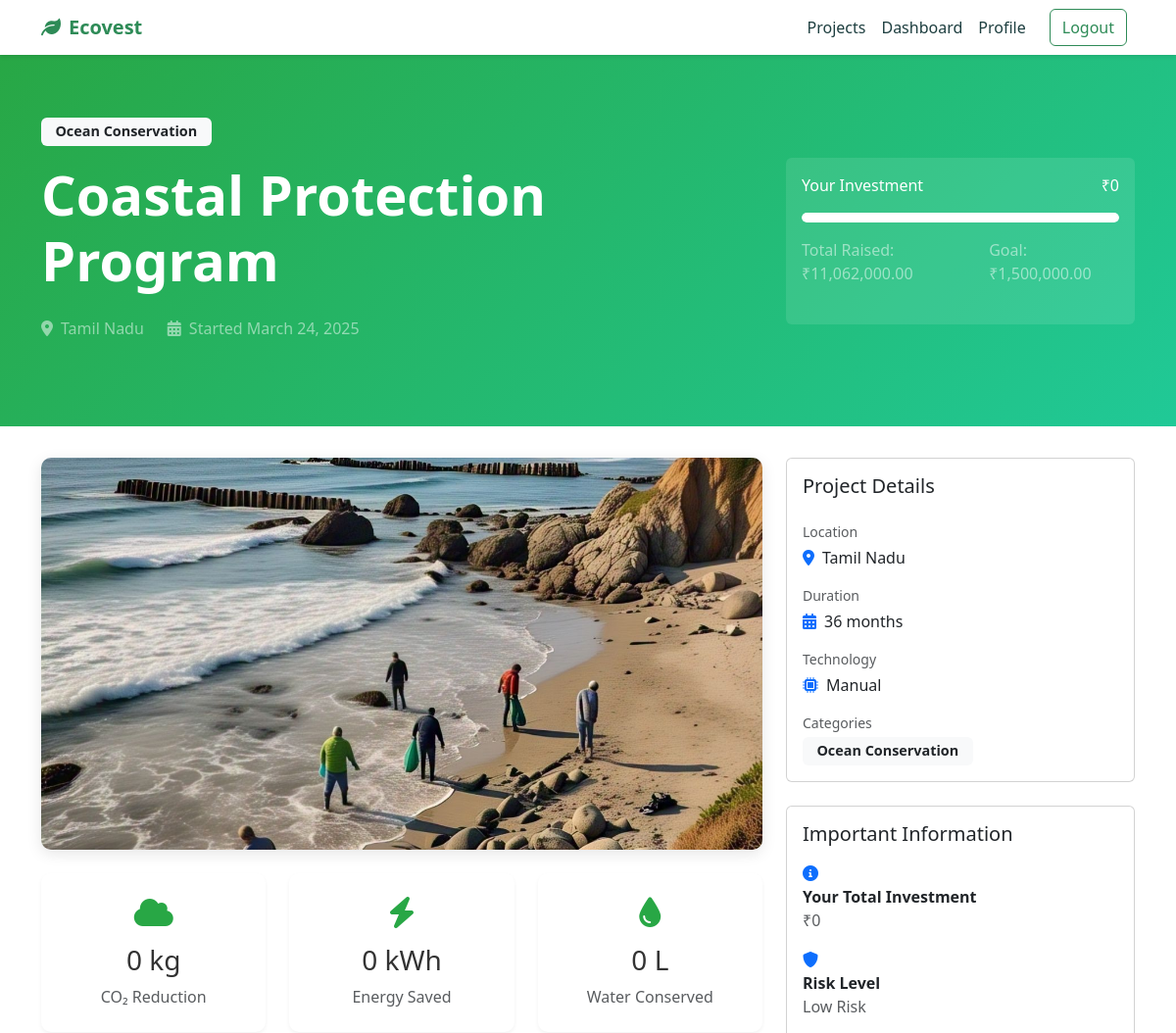
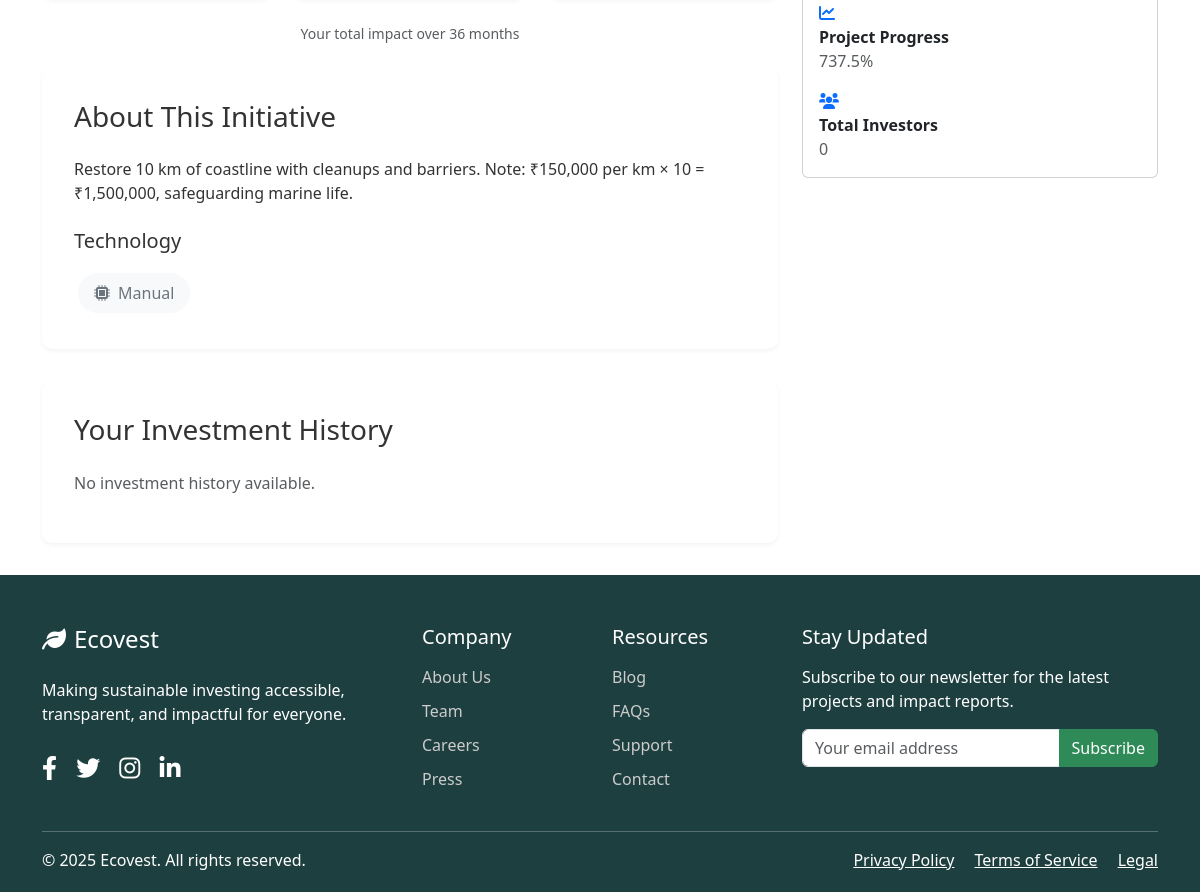
The app's page /users/initiative/42/ (signed in) with its own data (2 pictures, top to bottom).
### initiatives/models.py (models this page shows, shortened)
class Category(models.Model):
    name = models.CharField(max_length=100, unique=True, choices=[
        ('Renewable Energy', 'Renewable Energy'),
        ('Recycling', 'Recycling'),
        ('Emission Control', 'Emission Control'),
        ('Water Conservation', 'Water Conservation'),
        ('Reforestation', 'Reforestation'),
        ('Sustainable Agriculture', 'Sustainable Agriculture'),
        ('Clean Transportation', 'Clean Transportation'),
        ('Waste Management', 'Waste Management'),
        ('Green Technology', 'Green Technology'),
        ('Ocean Conservation', 'Ocean Conservation'),
    ])
    description = models.TextField(blank=True)

class Initiative(models.Model):
    STATUS_CHOICES = [
        ('draft', 'Draft'),
        ('active', 'Active'),
        ('funded', 'Funded'),
        ('completed', 'Completed'),
        ('cancelled', 'Cancelled')
    ]
    LOCATION_CHOICES = [
        ('Andhra Pradesh', 'Andhra Pradesh'),
        ('Arunachal Pradesh', 'Arunachal Pradesh'),
        ('Assam', 'Assam'),
        ('Bihar', 'Bihar'),
        ('Chhattisgarh', 'Chhattisgarh'),
        ('Goa', 'Goa'),
        ('Gujarat', 'Gujarat'),
        ('Haryana', 'Haryana'),
        ('Himachal Pradesh', 'Himachal Pradesh'),
        ('Jharkhand', 'Jharkhand'),
        ('Karnataka', 'Karnataka'),
        ('Kerala', 'Kerala'),
        ('Madhya Pradesh', 'Madhya Pradesh'),
        ('Maharashtra', 'Maharashtra'),
        ('Manipur', 'Manipur'),
        ('Meghalaya', 'Meghalaya'),
        ('Mizoram', 'Mizoram'),
        ('Nagaland', 'Nagaland'),
        ('Odisha', 'Odisha'),
        ('Punjab', 'Punjab'),
        ('Rajasthan', 'Rajasthan'),
        ('Sikkim', 'Sikkim'),
        ('Tamil Nadu', 'Tamil Nadu'),
        ('Telangana', 'Telangana'),
        ('Tripura', 'Tripura'),
        ('Uttar Pradesh', 'Uttar Pradesh'),
        ('Uttarakhand', 'Uttarakhand'),
        ('West Bengal', 'West Bengal')
    ]
    TECHNOLOGY_CHOICES = [
        ('Solar', 'Solar'),
        ('Wind', 'Wind'),
        ('Hydro', 'Hydro'),
        ('Organic', 'Organic'),
        ('Mechanical', 'Mechanical'),
        ('Chemical', 'Chemical'),
        ('Biofuel', 'Biofuel'),
        ('EV', 'EV'),
        ('Manual', 'Manual'),
        ('AI', 'AI')
    ]
    RISK_CHOICES = [
        ('low', 'Low Risk'),
        ('medium', 'Medium Risk'),
        ('high', 'High Risk')
    ]
    title = models.CharField(max_length=200)
    description = models.TextField()
    categories = models.ManyToManyField(Category, related_name='initiatives')
    image = models.ImageField(upload_to='initiatives/', null=True, blank=True)
    status = models.CharField(max_length=20, choices=STATUS_CHOICES, default='draft')
    location = models.CharField(max_length=100, choices=LOCATION_CHOICES, default='Karnataka')
    technology_type = models.CharField(max_length=20, choices=TECHNOLOGY_CHOICES, default='Manual')
    goal_amount = models.DecimalField(max_digits=12, decimal_places=2)
    current_amount = models.DecimalField(max_digits=12, decimal_places=2, default=0)
    created_at = models.DateTimeField(auto_now_add=True)
    updated_at = models.DateTimeField(auto_now=True)
    risk_level = models.CharField(max_length=20, choices=RISK_CHOICES, default='medium')
    duration_months = models.IntegerField(default=12)
    min_investment = models.DecimalField(max_digits=10, decimal_places=2, default=1000)
    max_investment = models.DecimalField(max_digits=12, decimal_places=2, null=True, blank=True)
    roi_estimate = models.DecimalField(max_digits=5, decimal_places=2, default=0)
    carbon_reduction_per_investment = models.FloatField(default=0)
    energy_savings_per_investment = models.FloatField(default=0)
    water_savings_per_investment = models.FloatField(default=0)
    carbon_impact = models.FloatField(default=0)  # CO2 reduction in kg
    energy_impact = models.FloatField(default=0)  # Energy saved in kWh
    water_impact = models.FloatField(default=0)   # Water saved in liters
    project_scale = models.IntegerField(
        choices=[
            (1, 'Small'),
            (2, 'Medium'),
            (3, 'Large'),
            (4, 'Very Large'),
            (5, 'Enterprise')
        ],
        default=3
    )
    def calculate_risk_score(self):
        analyzer = PortfolioAnalyzer()
        return analyzer.calculate_risk_score(self)
    def get_risk_label(self):
        analyzer = PortfolioAnalyzer()
        return analyzer.get_risk_label(self.calculate_risk_score())
    def get_progress_percentage(self):
        if self.goal_amount == 0:
            return 0
        return (self.current_amount / self.goal_amount) * 100
    class Meta:
        ordering = ['-created_at']

### users/views.py (the view)
# urls.py: path('initiative/<int:pk>/', views.user_initiative_detail, name='user_initiative_detail'),
@login_required
def user_initiative_detail(request, pk):
    initiative = get_object_or_404(Initiative, pk=pk)
    user_investments = request.user.investments.filter(initiative=initiative)
    totals = user_investments.aggregate(
        total_invested=Coalesce(Sum('amount'), 0, output_field=DecimalField()),
        carbon=Coalesce(Sum('carbon_impact'), 0, output_field=models.FloatField()),
        energy=Coalesce(Sum('energy_impact'), 0, output_field=models.FloatField()),
        water=Coalesce(Sum('water_impact'), 0, output_field=models.FloatField())
    )
    total_invested = totals['total_invested']
    impact_metrics = {
        'carbon': round(totals['carbon']),
        'energy': round(totals['energy']),
        'water': round(totals['water'])
    }
    investment_history = user_investments.order_by('-created_at')
    context = {
        'initiative': initiative,
        'total_invested': total_invested,
        'impact_metrics': impact_metrics,
        'investment_history': investment_history,
        'total_investors': initiative.investments.values('user').distinct().count(),
    }
    return render(request, 'users/user_initiative_detail.html', context)

### users/templates/users/user_initiative_detail.html (shortened to what this page needs)
{% extends 'core/base.html' %}
{% load static %}
{% load humanize %}
{% block content %}
<section class="hero">
    <div class="container">
        <div class="row align-items-center">
            <div class="col-lg-8">
                <div class="mb-3">
                    {% for category in initiative.categories.all %}
                        <span class="badge bg-light text-dark me-2">{{ category.name }}</span>
                    {% endfor %}
                </div>
                <h1 class="display-4 fw-bold mb-4">{{ initiative.title }}</h1>
                <div class="d-flex align-items-center text-white-50 mb-4">
                    <i class="fas fa-map-marker-alt me-2"></i>
                    <span class="me-4">{{ initiative.location }}</span>
                    <i class="fas fa-calendar-alt me-2"></i>
                    <span>Started {{ initiative.created_at|date:"F d, Y" }}</span>
                </div>
            </div>
            <div class="col-lg-4">
                <div class="card bg-white bg-opacity-10 border-0">
                    <div class="card-body">
                        <div class="d-flex justify-content-between align-items-center mb-3">
                            <span class="text-white">Your Investment</span>
                            <span class="text-white">₹{{ total_invested|intcomma }}</span>
                        </div>
                        <div class="progress bg-white bg-opacity-25 mb-3">
                            <div class="progress-bar bg-white" role="progressbar"
                                 style="width: {{ initiative.get_progress_percentage }}%"></div>
                        </div>
                        <div class="d-flex justify-content-between text-white-50 mb-4">
                            <span>Total Raised: ₹{{ initiative.current_amount|intcomma }}</span>
                            <span>Goal: ₹{{ initiative.goal_amount|intcomma }}</span>
                        </div>
                    </div>
                </div>
            </div>
        </div>
    </div>
</section>
<div class="container">
    <div class="row">
        <div class="col-lg-8">
            {% if initiative.image %}
                <img src="{{ initiative.image.url }}" class="initiative-image mb-4" alt="{{ initiative.title }}">
            {% else %}
                <img src="https://source.unsplash.com/random/800x400/?{{ initiative.categories.first.name|lower }}"
                     class="initiative-image mb-4" alt="{{ initiative.title }}">
            {% endif %}
            <div class="row g-4 mb-4">
                <div class="col-md-4">
                    <div class="impact-card text-center">
                        <i class="fas fa-cloud impact-icon"></i>
                        <h3 class="mb-2">{{ impact_metrics.carbon|floatformat:0|intcomma }} kg</h3>
                        <p class="text-muted mb-0">CO₂ Reduction</p>
                    </div>
                </div>
                <div class="col-md-4">
                    <div class="impact-card text-center">
                        <i class="fas fa-bolt impact-icon"></i>
                        <h3 class="mb-2">{{ impact_metrics.energy|floatformat:0|intcomma }} kWh</h3>
                        <p class="text-muted mb-0">Energy Saved</p>
                    </div>
                </div>
                <div class="col-md-4">
                    <div class="impact-card text-center">
                        <i class="fas fa-tint impact-icon"></i>
                        <h3 class="mb-2">{{ impact_metrics.water|floatformat:0|intcomma }} L</h3>
                        <p class="text-muted mb-0">Water Conserved</p>
                    </div>
                </div>
            </div>
            <div class="text-muted small text-center mb-4">
                Your total impact over {{ initiative.duration_months }} months
            </div>
            <div class="detail-section">
                <h3 class="mb-4">About This Initiative</h3>
                {{ initiative.description|linebreaks }}
                <div class="mt-4">
                    <h5 class="mb-3">Technology</h5>
                    <div class="tech-badge">
                        <i class="fas fa-microchip"></i>
                        {{ initiative.technology_type }}
                    </div>
                </div>
            </div>
            <div class="detail-section">
                <h3 class="mb-4">Your Investment History</h3>
                <div class="investment-history">
                    {% for investment in investment_history %}
                    <div class="investment-item">
                        <div class="d-flex justify-content-between align-items-center">
                            <div>
                                <h5 class="mb-1">₹{{ investment.amount|intcomma }}</h5>
                                <small class="text-muted">{{ investment.created_at|date:"F d, Y" }}</small>
                            </div>
                            <div class="text-end">
                                <div class="text-success">+{{ investment.amount|intcomma }}</div>
                                <small class="text-muted">Investment</small>
                            </div>
                        </div>
                    </div>
                    {% empty %}
                    <p class="text-muted">No investment history available.</p>
                    {% endfor %}
                </div>
            </div>
        </div>
        <div class="col-lg-4">
            <div class="card mb-4">
                <div class="card-body">
                    <h5 class="card-title mb-4">Project Details</h5>
                    <div class="mb-3">
                        <small class="text-muted d-block mb-1">Location</small>
                        <div class="d-flex align-items-center">
                            <i class="fas fa-map-marker-alt text-primary me-2"></i>
                            {{ initiative.location }}
                        </div>
                    </div>
                    <div class="mb-3">
                        <small class="text-muted d-block mb-1">Duration</small>
                        <div class="d-flex align-items-center">
                            <i class="fas fa-calendar-alt text-primary me-2"></i>
                            {{ initiative.duration_months }} months
                        </div>
                    </div>
                    <div class="mb-3">
                        <small class="text-muted d-block mb-1">Technology</small>
                        <div class="d-flex align-items-center">
                            <i class="fas fa-microchip text-primary me-2"></i>
                            {{ initiative.technology_type }}
                        </div>
                    </div>
                    <div>
                        <small class="text-muted d-block mb-1">Categories</small>
                        {% for category in initiative.categories.all %}
                            <span class="badge bg-light text-dark me-2">{{ category.name }}</span>
                        {% endfor %}
                    </div>
                </div>
            </div>
            <div class="card mb-4">
                <div class="card-body">
                    <h5 class="card-title mb-3">Important Information</h5>
                    <ul class="list-unstyled mb-0">
                        <li class="mb-3">
                            <i class="fas fa-info-circle text-primary me-2"></i>
                            <div>
                                <strong>Your Total Investment</strong>
                                <div class="text-muted">₹{{ total_invested|intcomma }}</div>
                            </div>
                        </li>
                        <li class="mb-3">
                            <i class="fas fa-shield-alt text-primary me-2"></i>
                            <div>
                                <strong>Risk Level</strong>
                                <div class="text-muted">{{ initiative.get_risk_label }}</div>
                            </div>
                        </li>
                        <li class="mb-3">
                            <i class="fas fa-chart-line text-primary me-2"></i>
                            <div>
                                <strong>Project Progress</strong>
                                <div class="text-muted">{{ initiative.get_progress_percentage|floatformat:1 }}%</div>
                            </div>
                        </li>
                        <li>
                            <i class="fas fa-users text-primary me-2"></i>
                            <div>
                                <strong>Total Investors</strong>
                                <div class="text-muted">{{ total_investors|intcomma }}</div>
                            </div>
                        </li>
                    </ul>
                </div>
            </div>
        </div>
    </div>
</div>
{% endblock %}

### records on screen
Category: name "Ocean Conservation"
Initiative: title "Coastal Protection Program", location "Tamil Nadu", created_at "March 24, 2025", current_amount "11,062,000.00", goal_amount "1,500,000.00", image (picture), duration_months "36", description "Restore 10 km of coastline with cleanups and barriers. Note: ₹150,000 per km × 10 = ₹1,500,000, safeguarding marine life.", technology_type "Manual", get_risk_label "Low Risk", get_progress_percentage "737.5"

### other values on screen
{{ total_invested|intcomma }} "0"
{{ impact_metrics.carbon|floatformat:0|intcomma }} "0"
{{ impact_metrics.energy|floatformat:0|intcomma }} "0"
{{ impact_metrics.water|floatformat:0|intcomma }} "0"
{{ total_investors|intcomma }} "0"
